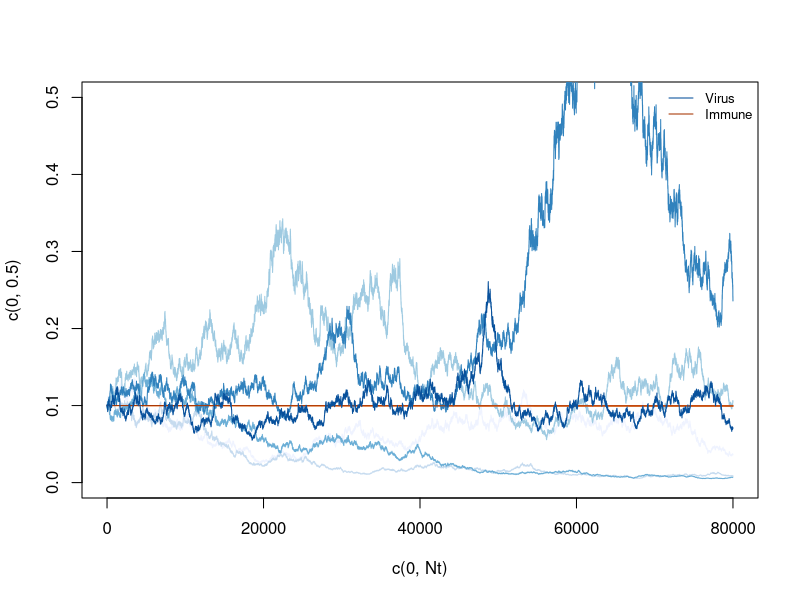

The R source for this figure:
## Modello 5: numero 2 in dim 2
# Parametri
{
  Nt = 80000; dt = 0.000001; Nsample = 6
  lam=1; d=0.1; beta=0.1; a=0.2; 
  p=0.3; c=0.3; b=0.1
  nat = (beta*lam*c)/(beta*b+c*d); mor = a
}
{
  R0=(lam*beta)/(d*a)
  Q0=c*(beta*lam-a*d)-a*beta*d
  #
  # Non c'è una risposta immunitaria:
  if (Q0<0) {
    if (R0>1) {
      sc = lam/d
      ic = (lam*beta - d*a)/a*beta
      ctl = 0
    }
    if (R0<1) {
      sc = lam/d
      ic = 0
      ctl = 0
    }
  }
  # C'è una risposta immunitaria:
  if (Q0>0) {
    sc = (lam*c)/(beta*b+c*d)
    ic = b/c
    ctl = (c*(beta*lam-a*d)-a*beta*d)/(p*(beta*b+c*d))
  }
}
#
sigma = 1
# Valori iniziali
{
  V = matrix(0,Nsample,Nt)
  I = V
  Vmax = 5
  V[,1] = 0.1
  I[,1] = 0.1
}
# Metodo di Eulero
{
  max_rep = 1
  neq.traj = rep(0,max_rep)
  for (j in (1:max_rep)) {
  # Metodo di Eulero
    for (t in (1:(Nt-1))) {
      V[,t+1] = V[,t] + dt*(nat-mor-p*I[,t])*V[,t] + V[,t]*(Vmax-V[,t])*sqrt(dt)*sigma*rnorm(Nsample)
      I[,t+1] = I[,t] + dt*I[,t]*(c*V[,t]-b) 
      }
    tmp.neg.traj = rep(0,Nsample)
    for (i in (1:Nsample)) {
      tmp.neg.traj[i] = sum(V[i,]<0)+sum(I[i,]<0)
    }
    neq.traj[j] = sum(tmp.neg.traj>0)
    }
  print('In media le traiettorie negative sono')
  print(mean(neq.traj))
}
# Plot
{
  plot(c(0,Nt),c(0,0.5),type="n")
  library(RColorBrewer)
  colV <- brewer.pal(Nsample, "Blues")
  colI <- brewer.pal(Nsample, "Oranges")
  legend("topright",legend = c("Virus","Immune"), col=c(colV[Nsample],colI[Nsample]),lty=rep(1,2),horiz=FALSE, bty='n', cex=0.8)
  for (i in (1:Nsample)) {
    lines(I[i,], col = colI[i])
    lines(V[i,], col = colV[i])
  }
}


